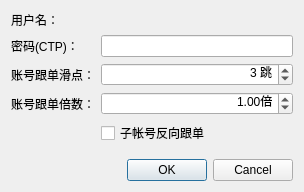
<?xml version="1.0" encoding="UTF-8"?>
<ui version="4.0">
 <class>editDialog</class>
 <widget class="QDialog" name="editDialog">
  <property name="geometry">
   <rect>
    <x>0</x>
    <y>0</y>
    <width>304</width>
    <height>192</height>
   </rect>
  </property>
  <property name="windowTitle">
   <string>账户信息修改</string>
  </property>
  <layout class="QVBoxLayout" name="verticalLayout">
   <item>
    <layout class="QGridLayout" name="gridLayout">
     <item row="0" column="0">
      <widget class="QLabel" name="label">
       <property name="text">
        <string>用户名：</string>
       </property>
      </widget>
     </item>
     <item row="0" column="1">
      <widget class="QLabel" name="userIDLabel">
       <property name="text">
        <string/>
       </property>
      </widget>
     </item>
     <item row="1" column="0">
      <widget class="QLabel" name="label_2">
       <property name="text">
        <string>密码(CTP)：</string>
       </property>
      </widget>
     </item>
     <item row="1" column="1">
      <widget class="QLineEdit" name="passwordLineEdit"/>
     </item>
     <item row="2" column="0">
      <widget class="QLabel" name="label_3">
       <property name="text">
        <string>账号跟单滑点：</string>
       </property>
      </widget>
     </item>
     <item row="2" column="1">
      <widget class="QSpinBox" name="slipSpinBox">
       <property name="alignment">
        <set>Qt::AlignRight|Qt::AlignTrailing|Qt::AlignVCenter</set>
       </property>
       <property name="suffix">
        <string> 跳</string>
       </property>
       <property name="minimum">
        <number>1</number>
       </property>
       <property name="value">
        <number>3</number>
       </property>
      </widget>
     </item>
     <item row="3" column="0">
      <widget class="QLabel" name="label_4">
       <property name="text">
        <string>账号跟单倍数：</string>
       </property>
      </widget>
     </item>
     <item row="3" column="1">
      <widget class="QDoubleSpinBox" name="doubleSpinBox">
       <property name="alignment">
        <set>Qt::AlignRight|Qt::AlignTrailing|Qt::AlignVCenter</set>
       </property>
       <property name="prefix">
        <string/>
       </property>
       <property name="suffix">
        <string>倍</string>
       </property>
       <property name="minimum">
        <double>0.010000000000000</double>
       </property>
       <property name="singleStep">
        <double>1.000000000000000</double>
       </property>
       <property name="value">
        <double>1.000000000000000</double>
       </property>
      </widget>
     </item>
     <item row="4" column="1">
      <widget class="QCheckBox" name="oppositeCheckBox">
       <property name="text">
        <string>子帐号反向跟单</string>
       </property>
      </widget>
     </item>
    </layout>
   </item>
   <item>
    <spacer name="verticalSpacer">
     <property name="orientation">
      <enum>Qt::Vertical</enum>
     </property>
     <property name="sizeHint" stdset="0">
      <size>
       <width>20</width>
       <height>28</height>
      </size>
     </property>
    </spacer>
   </item>
   <item>
    <layout class="QHBoxLayout" name="horizontalLayout">
     <item>
      <spacer name="horizontalSpacer">
       <property name="orientation">
        <enum>Qt::Horizontal</enum>
       </property>
       <property name="sizeHint" stdset="0">
        <size>
         <width>40</width>
         <height>20</height>
        </size>
       </property>
      </spacer>
     </item>
     <item>
      <widget class="QPushButton" name="okPushButton">
       <property name="text">
        <string>OK</string>
       </property>
      </widget>
     </item>
     <item>
      <widget class="QPushButton" name="cancelPushButton">
       <property name="text">
        <string>Cancel</string>
       </property>
      </widget>
     </item>
    </layout>
   </item>
  </layout>
 </widget>
 <resources/>
 <connections/>
</ui>
